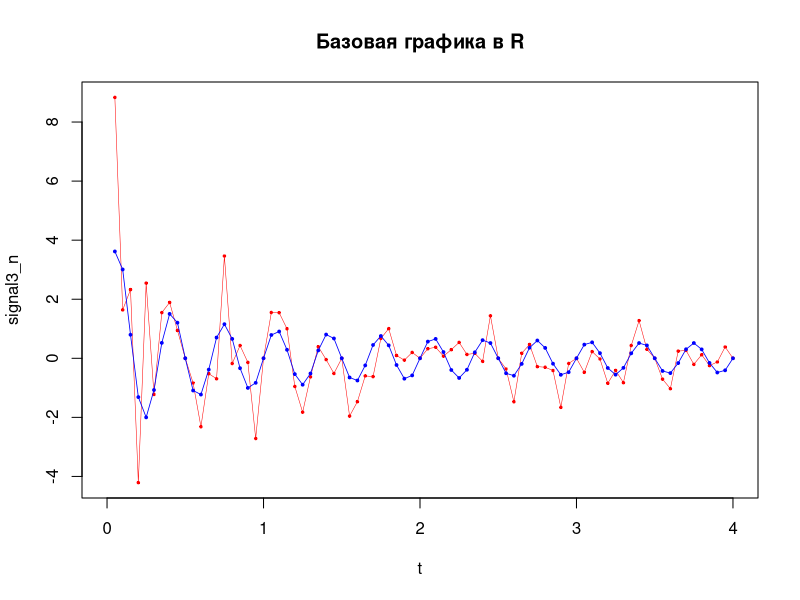

Recreate this plot in R.
## ---- chunk 1
knitr::opts_chunk$set(echo = TRUE, 
                      fig.align = "center", 
                      out.width = "75%", 
                      results = "hold", 
                      dpi = 256)
## ---- chunk 2
set.seed(123)
t = seq(0, 4, 0.05)
uniform_noise = runif(length(t), -1, 1)
noise_level = 2.5

signal = sin(2*pi*t)
signal2 = sin(8*pi*t)
signal3 = sin(6*pi*t)/t^0.5
signal3_n = signal3 * (1 + noise_level * uniform_noise)

plot(t, signal3_n, col="red", cex=I(0.4), lwd=I(0.5), pch=19, type="o")
lines(t, signal3, col = "blue", cex=I(0.6), lwd=I(.8), pch=20, type="o")
title(main="Базовая графика в R")
